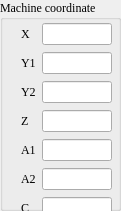
   <widget class="QGroupBox" name="groupBox_58">
    <property name="geometry">
     <rect>
      <x>880</x>
      <y>230</y>
      <width>121</width>
      <height>211</height>
     </rect>
    </property>
    <property name="font">
     <font>
      <family>Times New Roman</family>
     </font>
    </property>
    <property name="title">
     <string>Machine coordinate</string>
    </property>
    <widget class="QWidget" name="layoutWidget_30">
     <property name="geometry">
      <rect>
       <x>21</x>
       <y>22</y>
       <width>91</width>
       <height>199</height>
      </rect>
     </property>
     <layout class="QGridLayout" name="gridLayout_30">
      <item row="0" column="0">
       <widget class="QLabel" name="label_249">
        <property name="font">
         <font>
          <family>Times New Roman</family>
         </font>
        </property>
        <property name="text">
         <string>X</string>
        </property>
       </widget>
      </item>
      <item row="0" column="1">
       <widget class="QLineEdit" name="lineEdit_QTver_3"/>
      </item>
      <item row="1" column="0">
       <widget class="QLabel" name="label_250">
        <property name="font">
         <font>
          <family>Times New Roman</family>
         </font>
        </property>
        <property name="text">
         <string>Y1</string>
        </property>
       </widget>
      </item>
      <item row="1" column="1">
       <widget class="QLineEdit" name="lineEdit_xenomaiver_3"/>
      </item>
      <item row="2" column="0">
       <widget class="QLabel" name="label_251">
        <property name="font">
         <font>
          <family>Times New Roman</family>
         </font>
        </property>
        <property name="text">
         <string>Y2</string>
        </property>
       </widget>
      </item>
      <item row="2" column="1">
       <widget class="QLineEdit" name="lineEdit_linuxkernel_7"/>
      </item>
      <item row="3" column="0">
       <widget class="QLabel" name="label_252">
        <property name="font">
         <font>
          <family>Times New Roman</family>
         </font>
        </property>
        <property name="text">
         <string>Z</string>
        </property>
       </widget>
      </item>
      <item row="3" column="1">
       <widget class="QLineEdit" name="lineEdit_linuxkernel_8"/>
      </item>
      <item row="4" column="0">
       <widget class="QLabel" name="label_253">
        <property name="font">
         <font>
          <family>Times New Roman</family>
         </font>
        </property>
        <property name="text">
         <string>A1</string>
        </property>
       </widget>
      </item>
      <item row="4" column="1">
       <widget class="QLineEdit" name="lineEdit_linuxkernel_9"/>
      </item>
      <item row="5" column="0">
       <widget class="QLabel" name="label_254">
        <property name="font">
         <font>
          <family>Times New Roman</family>
         </font>
        </property>
        <property name="text">
         <string>A2</string>
        </property>
       </widget>
      </item>
      <item row="5" column="1">
       <widget class="QLineEdit" name="lineEdit_linuxkernel_10"/>
      </item>
      <item row="6" column="0">
       <widget class="QLabel" name="label_255">
        <property name="font">
         <font>
          <family>Times New Roman</family>
         </font>
        </property>
        <property name="text">
         <string>C</string>
        </property>
       </widget>
      </item>
      <item row="6" column="1">
       <widget class="QLineEdit" name="lineEdit_linuxkernel_11"/>
      </item>
     </layout>
    </widget>
   </widget>
